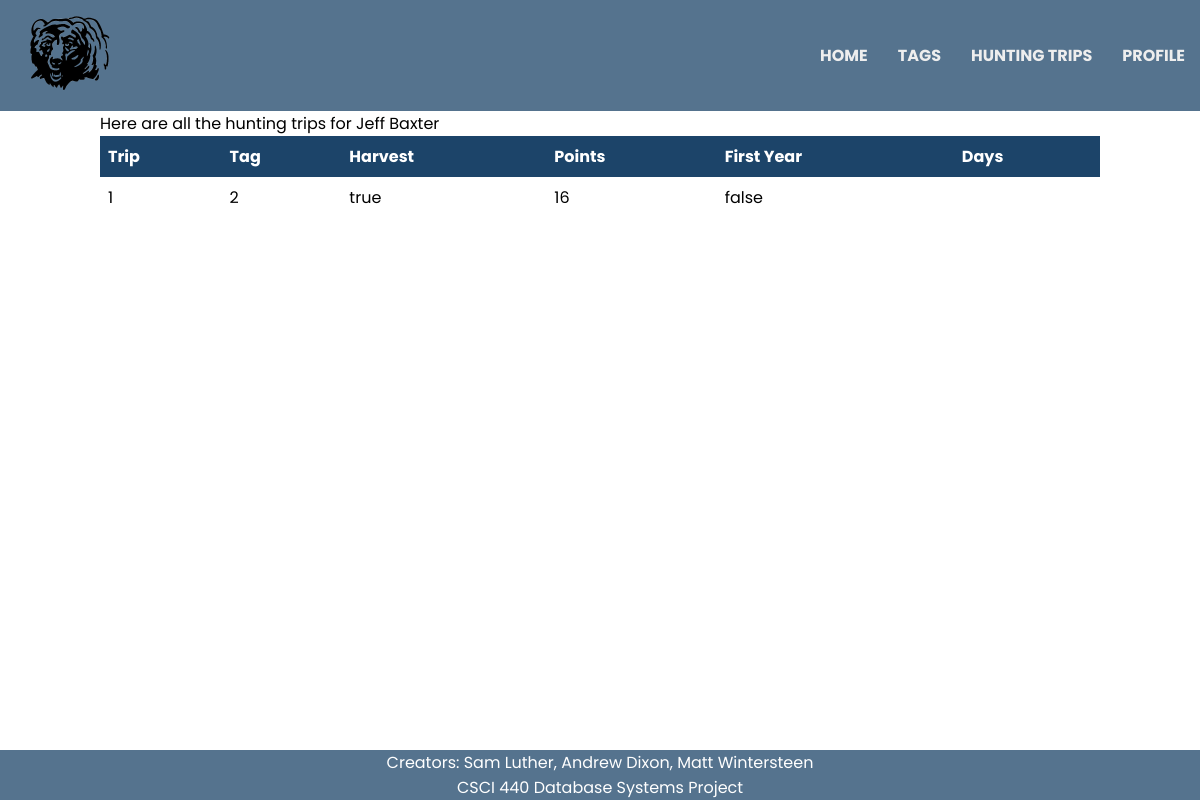
/huntingTrip.php (signed in), run on the app's committed database.
### tables this page shows
CREATE TABLE Hunting_trip(
Trip_id integer,
Tag_id integer REFERENCES Tags(Tag_id),
Hunter_id integer REFERENCES Hunter(Hunter_id),
ESsn integer REFERENCES Employee(Ssn),
Harvest text NOT NULL,
Points integer,
First_year text,
Days integer,
PRIMARY KEY (Trip_id, Tag_id, Hunter_id));

### huntingTrip.php (the view, shortened to what this page needs)
<?php
include './meta/inc/header.php';
include_once './meta/assets/dbconnect.inc';
?>
<div class="container">
    <?php
    if(isset($_SESSION['id'])){
        echo "Here are all the hunting trips for ".$_SESSION['Name']."<br>";
        $sql = "SELECT * FROM Hunting_trip WHERE Hunter_id = ".$_SESSION["id"].";";
        $result = $dbConn->query($sql) or die("Data query error");
        if($result-> num_rows > 0){
            echo "<table>";
            echo "<thead><tr><th>Trip</th><th>Tag</th><th>Harvest</th><th>Points</th><th>First Year</th><th>Days</th></tr></thead>";
            while($row=$result->fetch_assoc()){
                echo "<tr><td>".$row["Trip_id"]."</td><td>".$row["Tag_id"]."</td><td>".$row["Harvest"]."</td><td>".$row["Points"]."</td><td>".$row["First_year"]."</td><td>".$row["Days"]."</td></tr>";
            }
            echo "</tbody></table>";
        } else {
            echo "No hunting trips found";
        }
    } else {
        header("Location: http://localhost:8080/tagtracker/");
    }
?>
</div>
<?php
include './meta/inc/footer.php';
?>

### meta/css/master.css (style rules this page uses)
body { font-size: 16px; font-family: 'Poppins', sans-serif; margin: 0px; padding: 0px; background-color: #FFF; }
table { border-collapse: collapse; width: 100%; }
th, td { text-align: left; padding: 8px; }
th { background-color: rgb(28,68,105); color: white; }
.container { width: 1000px; height 100%; margin: 0 auto; }

### data on the page
hunting_trip: Trip "1", Tag "2", Harvest "true", Points "16", First_year "false"

### other printed values
$_SESSION['Name'] "Jeff Baxter"
